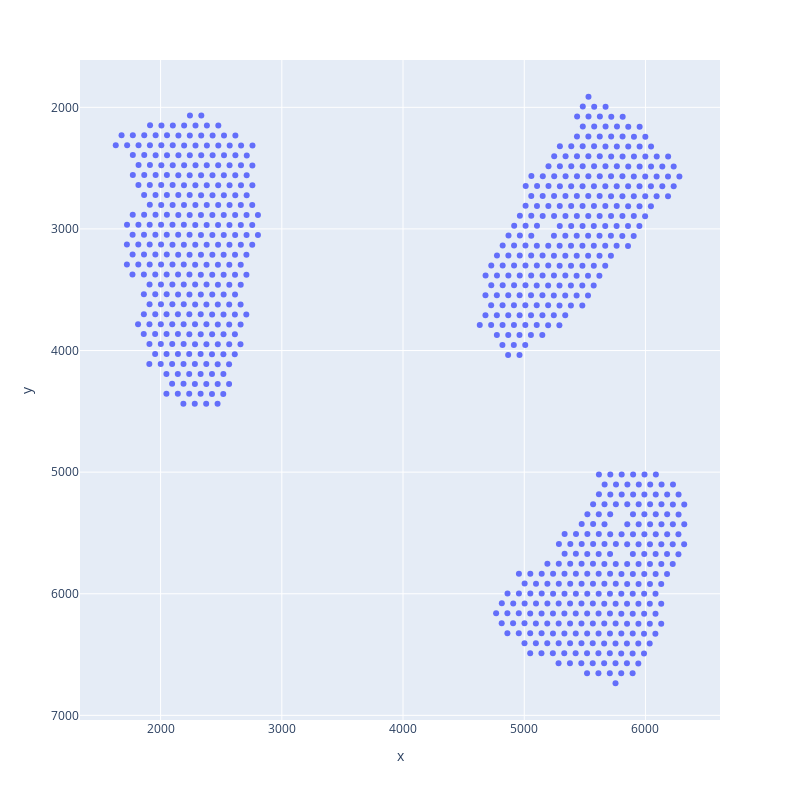

Notebook cell for this chart:
### Code cell
# A619-C
adata = sc.read_h5ad('/Users/sohyun/Documents/2.SingleCellATAC/12.Spatial/2.h5adFiles/A619_B_adata_processed.h5ad')
fig = px.scatter(x=adata.obsm['spatial'][:, 0], y=adata.obsm['spatial'][:, 1])

# Invert the y-axis
fig.update_layout(
    yaxis=dict(autorange='reversed'),
    width=800,  # Set the width of the figure
    height=800  # Set the height of the figure (increased to make it longer)
)

fig.show()
Meta = adata.obs
Meta['spatial_x'] = adata.obsm['spatial'][:, 0]
Meta['spatial_y'] = adata.obsm['spatial'][:, 1]

#selected_row = Meta[(Meta['spatial_x'] == 2142) & (Meta['spatial_y'] == 4356)]
#row_name = selected_row.index[0]
#print(row_name)
get_row_name_by_spatial_coordinates(Meta, 2142, 4356)
get_row_name_by_spatial_coordinates(Meta, 2236, 4356)
get_row_name_by_spatial_coordinates(Meta, 2230, 4356)
get_row_name_by_spatial_coordinates(Meta, 2424, 4357)
get_row_name_by_spatial_coordinates(Meta, 4868, 3873)
get_row_name_by_spatial_coordinates(Meta, 4914, 3954)
get_row_name_by_spatial_coordinates(Meta, 4961, 3873)
get_row_name_by_spatial_coordinates(Meta, 4727, 3791)

### Figure 1 — Plotly figure (JSON) as saved in the notebook; plotly's stock layout.template omitted (floating-point values rounded to 4 significant figures; data arrays with more than 128 entries replaced by an {"elided": "..."} marker saying what was removed)
{"data": [{"hovertemplate": "x=%{x}<br>y=%{y}<extra></extra>", "legendgroup": "", "marker": {"color": "#636efa", "symbol": "circle"}, "mode": "markers", "name": "", "orientation": "v", "showlegend": false, "type": "scatter", "x": {"elided": "751 int values"}, "xaxis": "x", "y": {"elided": "751 int values"}, "yaxis": "y"}], "layout": {"height": 800, "legend": {"tracegroupgap": 0}, "margin": {"t": 60}, "width": 800, "xaxis": {"anchor": "y", "autorange": true, "domain": [0, 1], "range": [1335.0, 6615.0], "title": {"text": "x"}, "type": "linear"}, "yaxis": {"anchor": "x", "autorange": true, "domain": [0, 1], "range": [7038.0, 1611.0], "title": {"text": "y"}, "type": "linear"}}}
